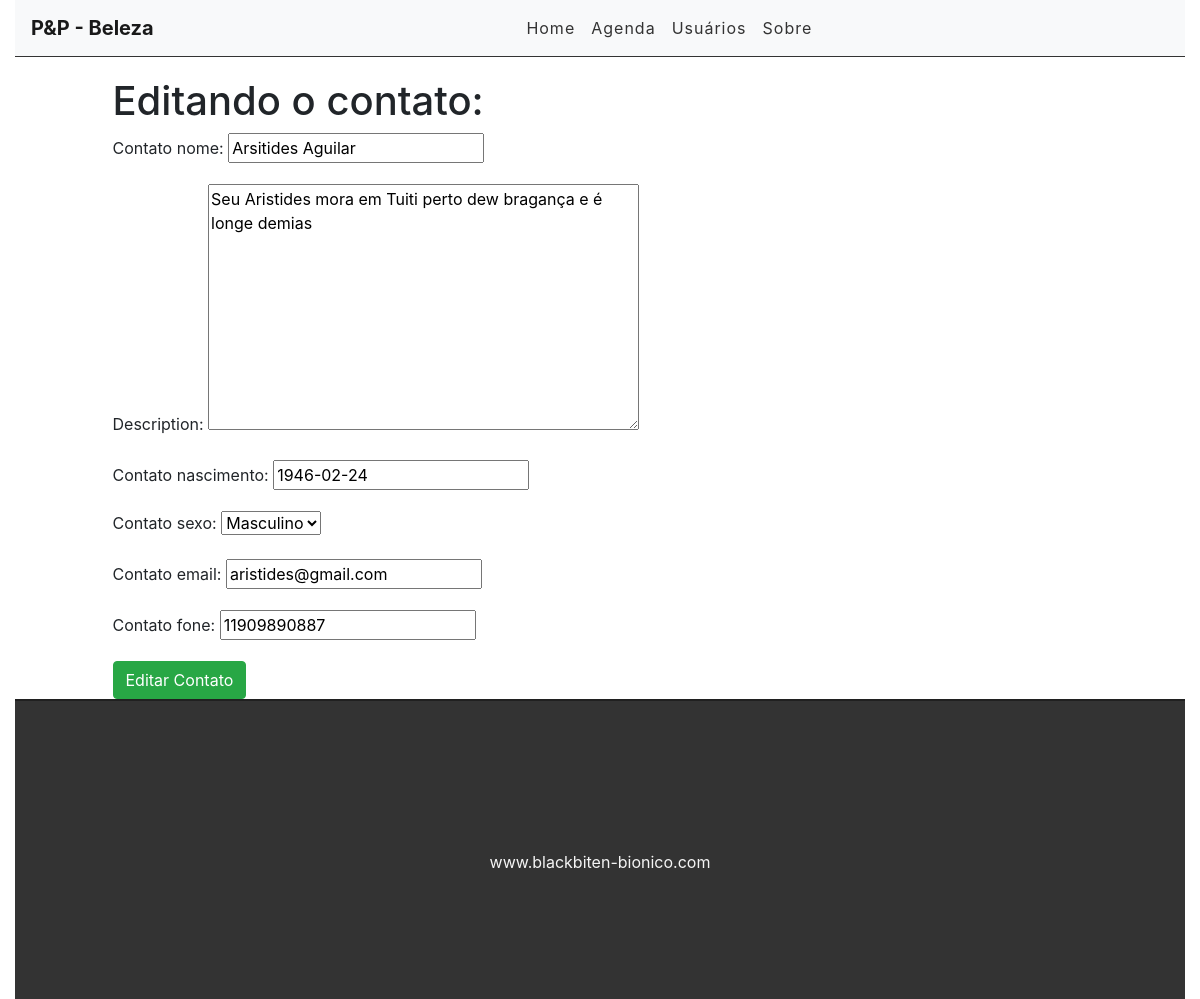
Page /edit/10 on the committed database.
### busca/models.py (models this page shows)
class Contato(models.Model):
    SEXO_CHOICES = (
        (u'masculino', u'Masculino'),
        (u'feminino', u'Feminino'),
    )
    STATUS_CHOICES = (
        (u'em atendimento', 'Em Atendimento'),
        (u'atendimento encerrado', 'Atendimento encerrado'),
        (u'encerrado', 'Encerrado'),
    )
    contato_id = models.AutoField(primary_key=True)
    contato_nome = models.CharField(max_length=45)
    contato_nascimento = models.DateField()
    contato_sexo = models.CharField(max_length=50, choices=SEXO_CHOICES)
    contato_email = models.CharField(max_length=50)
    contato_fone = models.CharField(max_length=11)
    description = models.TextField()
    status = models.CharField(max_length=50, choices=STATUS_CHOICES,)
    created_at = models.DateTimeField(auto_now_add=True)
    update_at = models.DateTimeField(auto_now=True)

### busca/views.py (the view)
# urls.py: path('edit/<int:contato_id>', views.editcontato, name='edit-contato'),
def editcontato(request, contato_id):
    contato = get_object_or_404(Contato, pk=contato_id)
    form = ContatoForm(instance=contato)
    if(request.method== 'POST'):
        form = ContatoForm(request.POST, instance=contato)
        if(form.is_valid()):
            contato.save()
            return redirect('/')
        else:
            return render(request, 'busca/editcontato.html', {'form': form, 'contato': contato})
    else:
        return render(request, 'busca/editcontato.html', {'form': form, 'contato': contato})

### busca/forms.py
class ContatoForm(forms.ModelForm):
    class Meta:
        model = Contato
        fields = ('contato_nome',
                  'description',
                  'contato_nascimento',
                  'contato_sexo',
                  'contato_email',
                  'contato_fone' )

### busca/templates/busca/editcontato.html (shortened to what this page needs)
{% extends 'base.html' %}
{% block content %}
<div class="offset-1 col-10 list-div">
    <h1>Editando o contato: {{Contato.contato_nome}}</h1>
    <form method="POST">
        {{ form.as_p }}
        <input type="submit" class="btn btn-success" value="Editar Contato">
    </form>
</div>
{% endblock %}

### busca/static/css/styles.css (style rules this page uses)
.list-div { padding: 0; }

### rows in the picture
Contato: contato_nome "Arsitides Aguilar", description "Seu Aristides mora em Tuiti perto dew bragança e é longe demias", contato_nascimento "1946-02-24", contato_sexo "Masculino", contato_email "aristides@gmail.com", contato_fone "11909890887"
